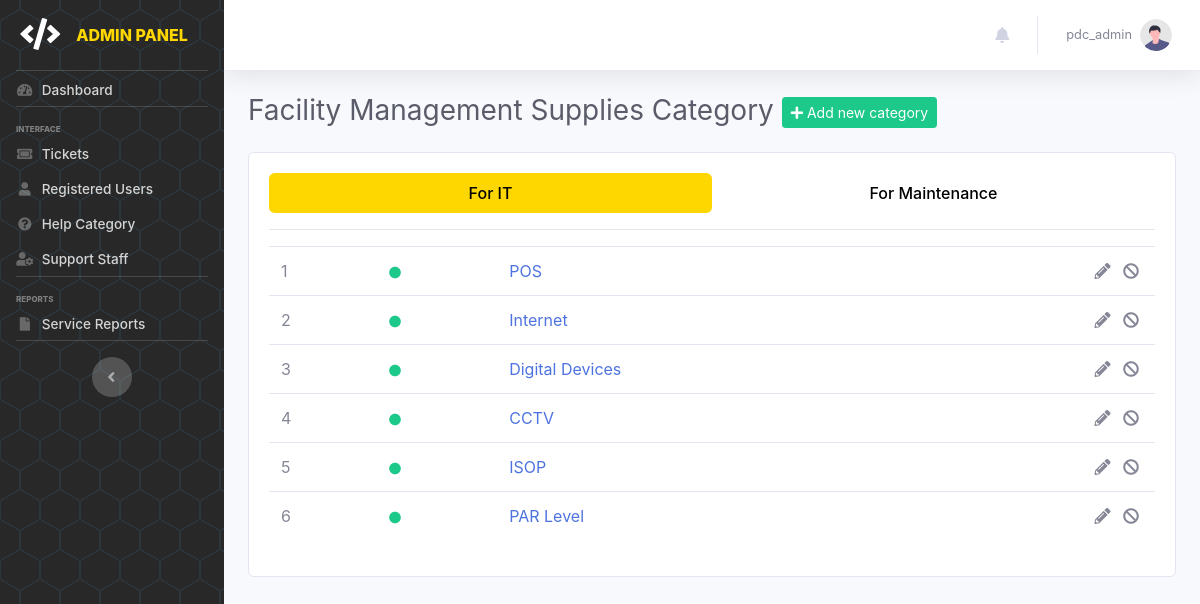
The app's page /pages/admin/admin.help-category.php (signed in), older data.
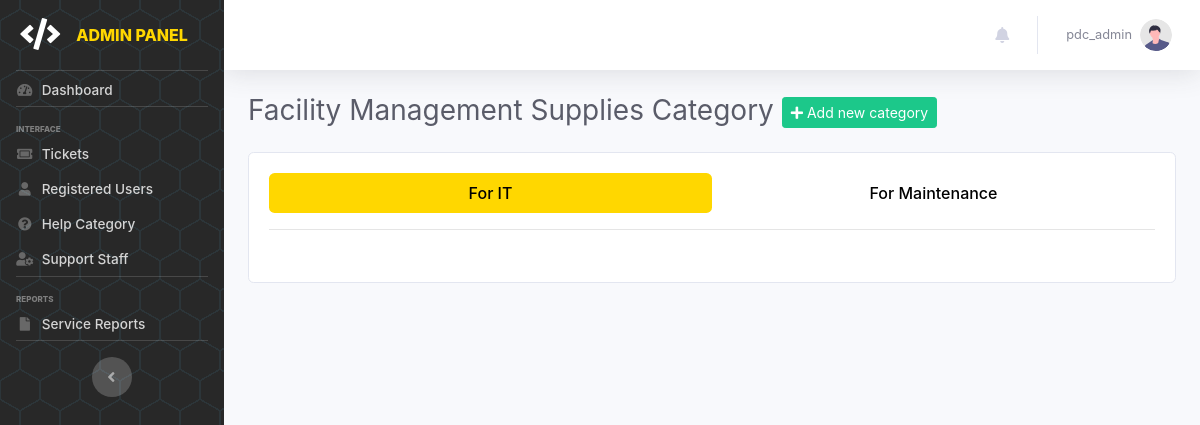
The same page, newer data.
### tables this page shows
CREATE TABLE `tbl_itemcategory` (
  `id` int(100) NOT NULL,
  `name` varchar(100) NOT NULL,
  `img_name` varchar(1000) NOT NULL,
  `img_path` varchar(1000) NOT NULL,
  `status` enum('1','0') NOT NULL DEFAULT '1',
  `designation` enum('1','2') NOT NULL
);

### pages/admin/admin.help-category.php (the view, shortened to what this page needs)
<?php include('admin.header.php'); ?>
    <div class="container-fluid">
        <div class="d-sm-flex align-items-center justify-content-between mb-4">
            <h1 class="h3 mb-0 text-gray-800">Facility Management Supplies Category&nbsp;<a href="#" data-toggle="modal" data-target="#addCategModal" class="btn btn-sm btn-success"><i class="fas fa-plus"></i>&nbsp;Add new category</a></h1>
        </div>
        <div class="card mt-4">
            <div class="card-body">
                <ul class="nav nav-pills nav-justified mb-3" id="pills-tab" role="tablist">
                    <li class="nav-item" role="presentation">
                        <button class="nav-link active" id="pills-it-tab" data-toggle="pill" data-target="#pills-it" type="button" role="tab" aria-controls="pills-it" aria-selected="true">For IT</button>
                    </li>
                    <li class="nav-item" role="presentation">
                        <button class="nav-link" id="pills-maint-tab" data-toggle="pill" data-target="#pills-maint" type="button" role="tab" aria-controls="pills-maint" aria-selected="false">For Maintenance</button>
                    </li>
                </ul>
                <hr />
                <div class="tab-content" id="pills-tabContent">
                    <div class="tab-pane fade show active" id="pills-it" role="tabpanel" aria-labelledby="pills-it-tab">
                        <div class="table-responsive">
                            <table class="table w-100" id="itcattbl">
                                <tbody>
                                    <?php
                                        $categ_qry = mysqli_query($conn, "SELECT * FROM tbl_itemcategory WHERE designation = '1'");
                                        $no = '1';
                                        while($categ_res=mysqli_fetch_array($categ_qry)){
                                    ?>
                                        <tr>
                                            <td><?php echo $no++; ?></td>
                                            <td style="cursor:pointer;" onclick="window.location.href='item-list?item=<?php echo $categ_res['id']; ?>'">
                                                <?php if ($categ_res["status"] == '1') { ?>
                                                    <span><i class="fas fa-fw fa-circle fa-xs text-success"></i></span>
                                                <?php } else { ?>
                                                    <span><i class="fas fa-fw fa-circle fa-xs text-secondary"></i></span>
                                                <?php } ?>
                                            </td>
                                            <td style="cursor:pointer;" onclick="window.location.href='item-list?item=<?php echo $categ_res['id']; ?>'"><a href="item-list?item=<?php echo $categ_res['id']; ?>"><?php echo $categ_res["name"]; ?></a></td>
                                            <td class="text-right">
                                                <a href="edit-category?id=<?php echo $categ_res['id']; ?>" class="text-secondary p-1"><i class="fas fa-pencil-alt"></i></a>
                                                <?php if ($categ_res["status"]== '1') { ?>
                                                    <a href="status-categ?id=<?php echo $categ_res["id"]; ?>&status=0" class="text-secondary p-1"><i class="fas fa-ban"></i></a>
                                                <?php } else { ?>
                                                    <a href="status-categ?id=<?php echo $categ_res["id"]; ?>&status=1" class="text-secondary p-1"><i class="fas fa-check"></i></a>
                                                <?php } ?>
                                            </td>
                                        </tr>
                                    <?php } ?>
                                </tbody>
                            </table>
                        </div>
                    </div>
                </div>
            </div>
        </div>
    </div>
<?php
    include('admin.footer.php');
?>

Row changes from the older to the newer data that the page shows:
removed tbl_itemcategory: status "1" (drawn), name "POS"
removed tbl_itemcategory: status "1" (drawn), name "Internet"
removed tbl_itemcategory: status "1" (drawn), name "Digital Devices"
removed tbl_itemcategory: status "1" (drawn), name "CCTV"
removed tbl_itemcategory: status "1" (drawn), name "ISOP"
removed tbl_itemcategory: status "1" (drawn), name "PAR Level"
